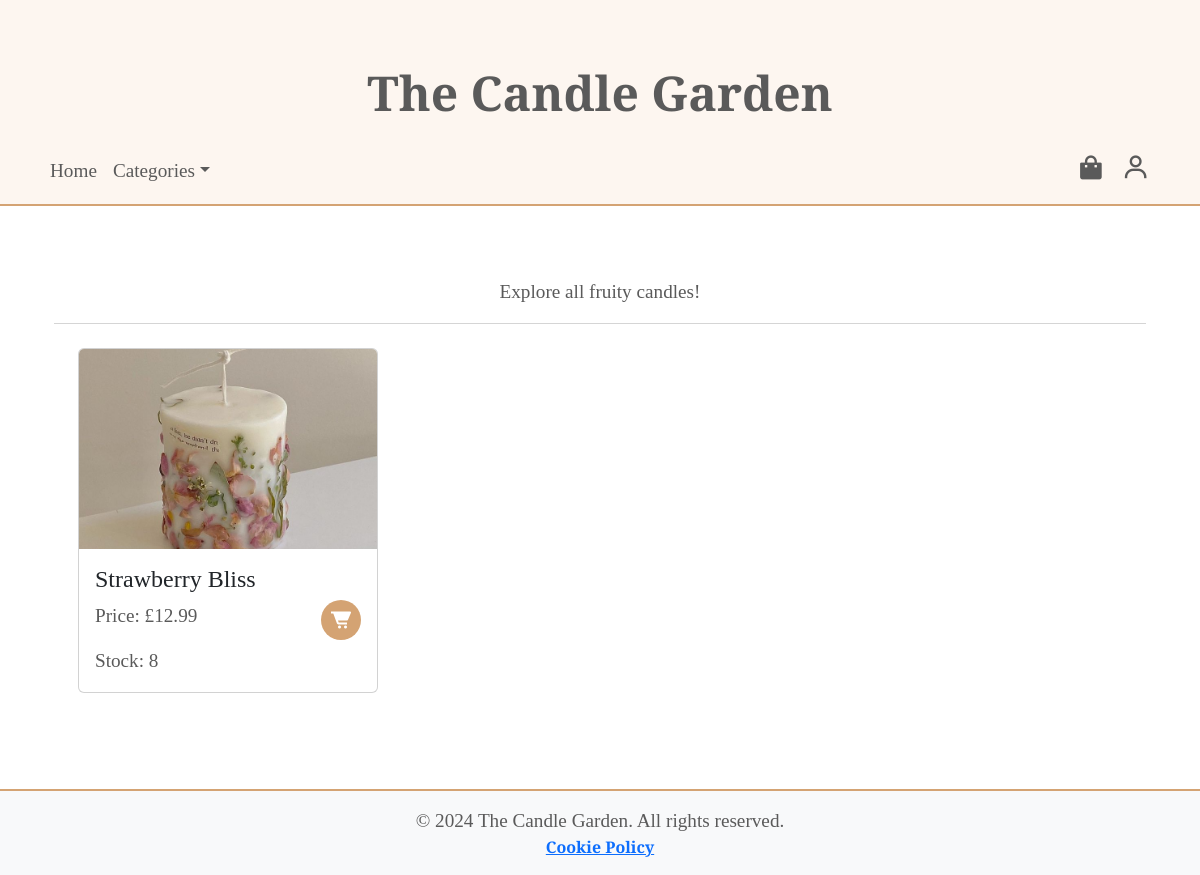
Page /category/1 on the committed database.
### app/models.py (models this page shows, shortened)
class Category(db.Model):
    id = db.Column(db.Integer, primary_key=True)
    name = db.Column(db.String(50), nullable=False, unique=True)
    candles = db.relationship('Candle', secondary=candle_category, back_populates='categories')

class Candle(db.Model):
    id = db.Column(db.Integer, primary_key=True)
    name = db.Column(db.String(100), nullable=False, unique=True)
    description = db.Column(db.Text, nullable=True)
    price = db.Column(db.Float, nullable=False)
    stock = db.Column(db.Integer, nullable=False, default=0)
    image_filename = db.Column(db.String(255), nullable=True)
    categories = db.relationship('Category', secondary=candle_category, back_populates='candles')
    baskets = db.relationship('Basket', secondary=basket_candle, back_populates='candles')
    orders = db.relationship('OrderItem', back_populates='candle')

### app/views.py (the view)
@app.route('/category/<int:category_id>')
def category_page(category_id):
    form = CSRFProtectForm()
    category = Category.query.get_or_404(category_id)
    candles = category.candles  # Get all candles in this category
    return render_template('category.html', category=category, candles=candles, form=form)

### app/views.py (called while the page is built)
@app.context_processor
def inject_categories():
    categories = Category.query.all()
    return dict(categories=categories)

### app/templates/category.html (shortened to what this page needs)
{% extends "base.html" %}
{% block content %}
<div class="container py-5">
    <div class="text-center mb-4">
        <p>Explore all {{ category.name.lower() }} candles!</p>
        <hr>
    </div>
    <div class="row">
        {% for candle in candles %}
        <div class="col-md-4 mb-4">
            <div class="card h-100">
                {% if candle.stock > 0 %}
                    <a href="{{ url_for('product', candle_id=candle.id) }}" class="text-decoration-none">
                {% endif %}
                    <div class="card-img-container position-relative">
                        <img src="{{ url_for('static', filename='images/' + candle.image_filename) }}"
                            class="card-img-top {% if candle.stock == 0 %}grayed-out{% endif %}"
                            alt="{{ candle.name }}">
                    </div>
                    {% if candle.stock > 0 %}
                </a>
                {% endif %}
                <div class="card-body d-flex justify-content-between align-items-center">
                    <div>
                        <h5 class="card-title">{{ candle.name }}</h5>
                        <p class="card-text">Price: £{{ "%.2f" | format(candle.price) }}</p>
                        <p class="card-text">Stock: {{ candle.stock }}</p>
                    </div>
                    {% if candle.stock > 0 %}
                    <form action="{{ url_for('add_to_basket', candle_id=candle.id) }}" method="POST" style="display: inline;">
                        <button type="submit" class="btn-cart">
                            <i class="bx bxs-cart-alt"></i>
                        </button>
                    </form>
                    {% endif %}
                </div>
            </div>
        </div>
        {% endfor %}
    </div>
</div>
{% endblock %}

### app/static/style.css (style rules this page uses)
body { margin: 0; font-family: "Cormorant Garamond", serif; background-color: #fff; }
body.light-theme { background-color: #ffffff; color: #000000; }
p, .text-center, form { font-family: "Cormorant Garamond", serif; color: #5a5a5a; }
p { font-weight: 400; font-size: 1.2rem; margin-bottom: 1.5rem; }
.text-center { font-weight: 600; }
h3, h4, h5 { font-family: "Cormorant Garamond", serif; color: #333; }
.card { font-family: inherit; font-weight: 400; max-width: 300px; margin: auto; }
.card-img-top { height: 200px; object-fit: cover; }
.card-title { font-size: 1.5rem; color: #5a5a5a; }
.card-text { font-size: 1.2rem; color: #5a5a5a; }
.btn-cart { background-color: #d4a373; color: #fff; border: none; border-radius: 50%; width: 40px; height: 40px; display: flex; justify-content: center; align-items: center; font-size: 1.5rem; transition: background-color 0.3s ease; text-decoration: none; }
.card-img-container { position: relative; }
hr { border: 0.5px solid #ddd; }

### rows in the picture
Category: name "fruity"
Candle: image_filename (picture), name "Strawberry Bliss", price "12.99", stock "8"
